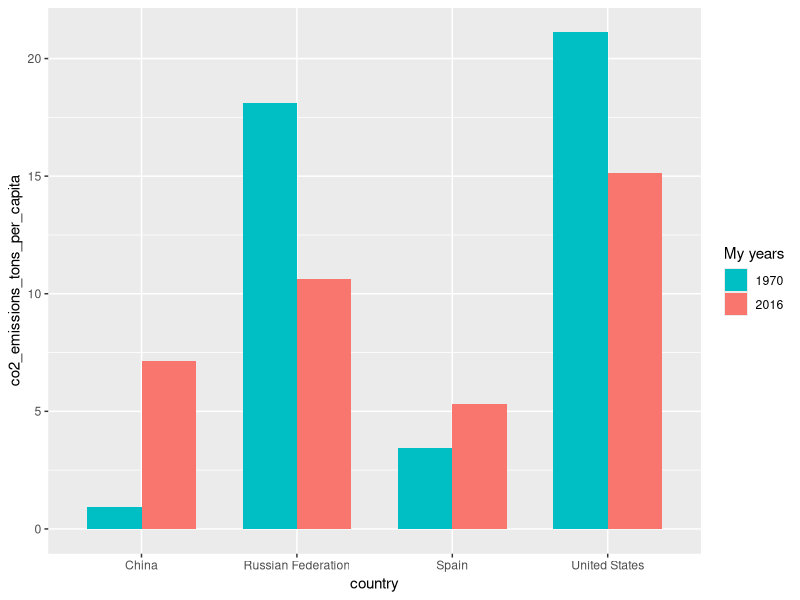
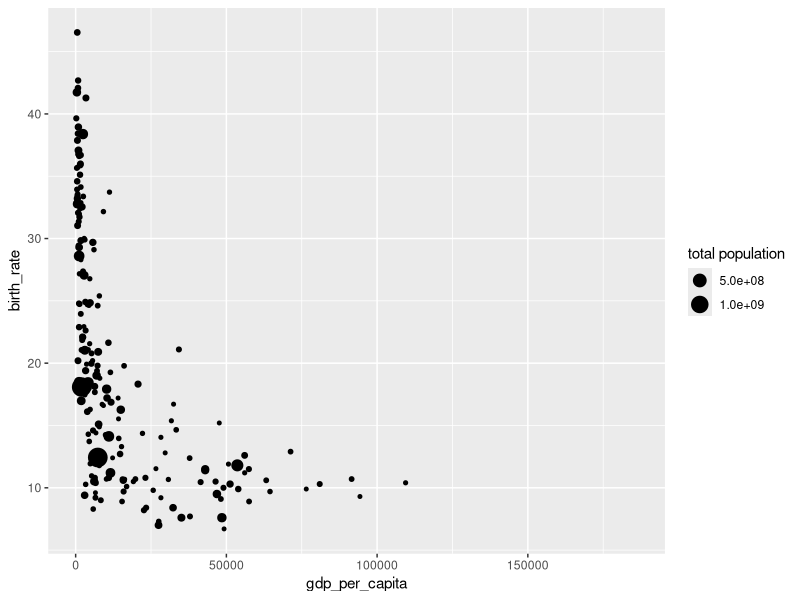
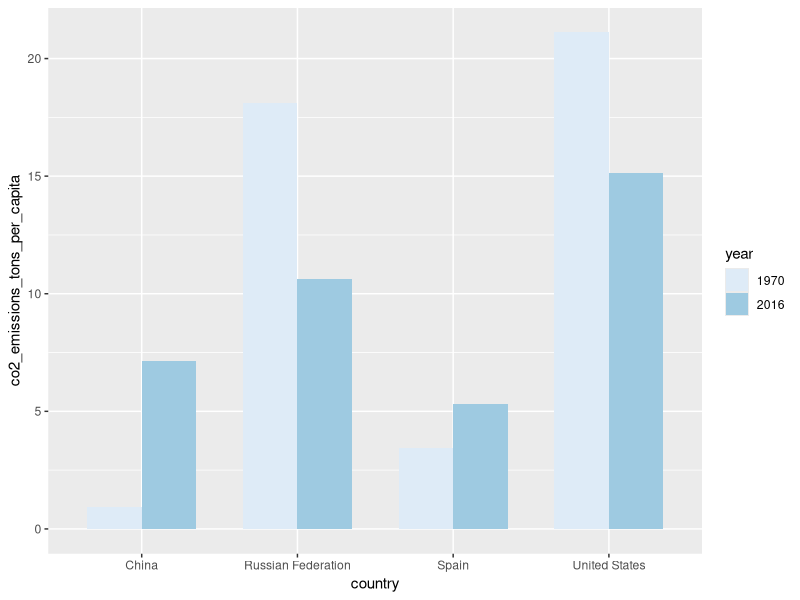
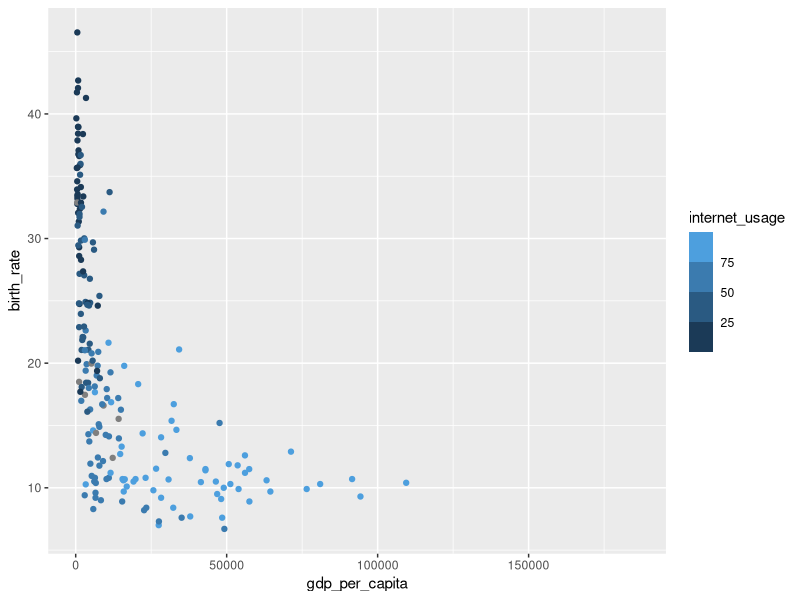
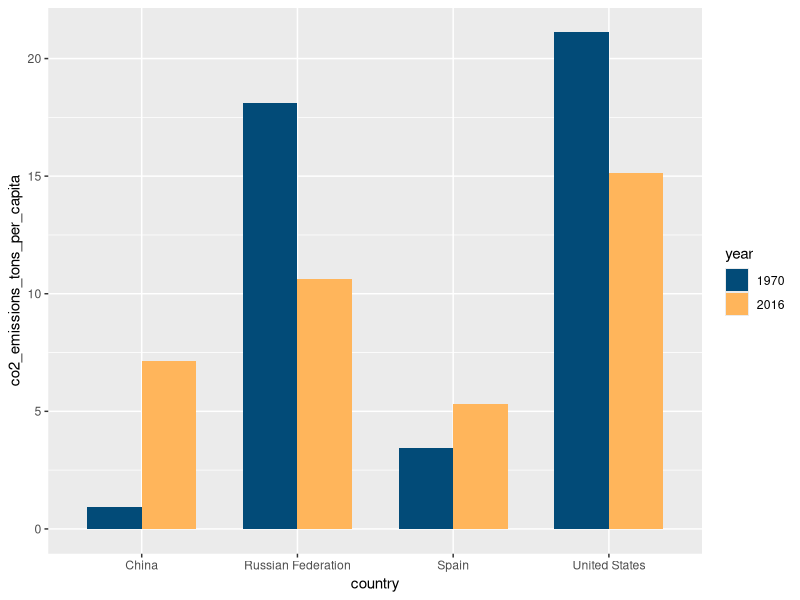

Recreate these plots in R, in order.
library(tidyverse)

world_bank_countries <- read_csv("data/world_bank_countries.csv")

my_bar_chart <- world_bank_countries %>% #
  filter(country %in% c("Spain", 
                        "China",
                        "Russian Federation",
                        "United States"),
         year %in% c(1970, 2016)) %>% 
  mutate(year = as.factor(year)) %>% 
  ggplot(aes(x = country,
             y = co2_emissions_tons_per_capita,
             fill = year)) +
  geom_col(width = .7, position = position_dodge(width = .7))

# scale_<AESTHETIC>

# Variable scales ---------------------------------------------------------
my_bar_chart + 
  scale_fill_discrete(name = "My years",
                      direction = -1)


# Shortcut scales ---------------------------------------------------------
world_bank_countries %>% 
  filter(year == 2017) %>% 
  ggplot(aes(x = gdp_per_capita,
             y = birth_rate,
             size = population_total)) +
  geom_point() +
  scale_size(name = "total population")


# Named scales ------------------------------------------------------------
my_bar_chart +
  scale_fill_brewer()


# Binned scales -----------------------------------------------------------
world_bank_countries %>% 
  filter(year == 2017) %>% 
  ggplot(aes(x = gdp_per_capita,
             y = birth_rate,
             color = internet_usage)) +
  geom_point() +
  scale_color_steps()


# Manual scales -----------------------------------------------------------
my_bar_chart +
  scale_fill_manual(values = c("#024B78", "#FFB55B"))
